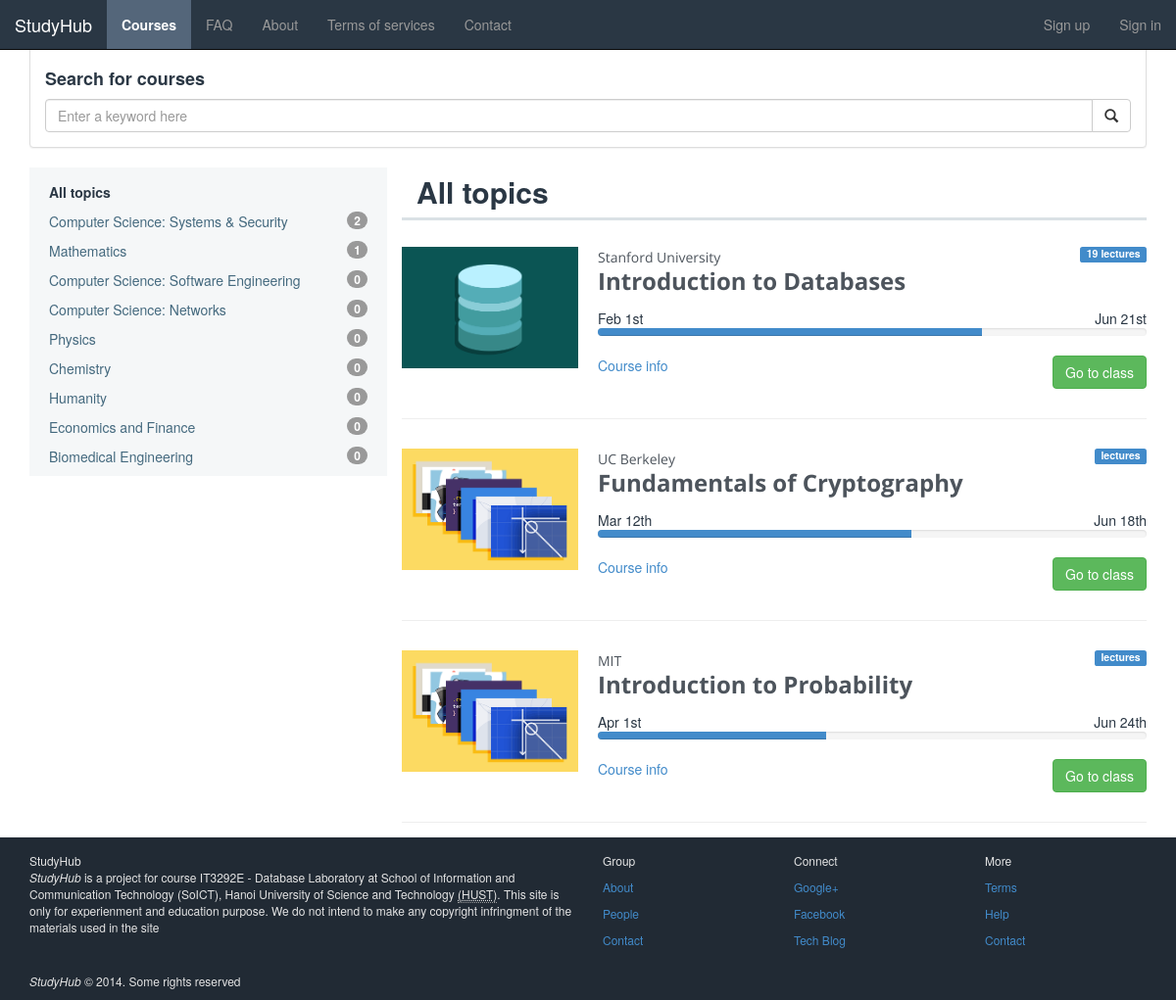
/courses.php, run on the app's committed database.
### tables this page shows
CREATE TABLE IF NOT EXISTS `sm_courses` (
  `cat_id` int(10) NOT NULL,
  `course_id` int(10) NOT NULL AUTO_INCREMENT,
  `course_code` varchar(10) NOT NULL,
  `course_title` varchar(255) NOT NULL,
  `course_alias` varchar(100) NOT NULL COMMENT 'Alias to create a folder for course in PHP',
  `course_type` varchar(10) NOT NULL COMMENT '1 - Self-study; 2 - Period course',
  `course_desc` text COMMENT 'For storing a large number of texts, should use this TEXT',
  `start_date` datetime DEFAULT NULL,
  `length` int(5) DEFAULT NULL COMMENT 'The length of the course in weeks',
  `course_avatar` varchar(500) DEFAULT 'images/courses/css-thumbnail.png',
  `course_cover` varchar(1000) NOT NULL,
  `school` varchar(255) NOT NULL,
  PRIMARY KEY (`course_id`),
  KEY `cat_id` (`cat_id`)
);

### core/init.php (called while the page is built, shortened)
<?php
require 'classes/courses.php';
$courses		= new Courses($db);
 ?>

### core/classes/courses.php (called while the page is built, shortened)
<?php
class Courses {
	private $db;
	public function __construct($database) {
		$this->db = $database;
	}
	public function get_all_course_by_cat()
	{
		$results = array();
		$query = $this->db->prepare("SELECT scat.cat_title AS 'title', COUNT(smc.course_id) AS 'count'
									FROM `sm_courses` AS smc, `sm_course_cat` AS scat
									WHERE smc.cat_id = scat.cat_id
									GROUP BY scat.cat_id, scat.cat_title
									UNION
									SELECT scat.cat_title AS 'title', 0 AS 'count'
									FROM `sm_course_cat` AS scat
									WHERE scat.cat_id NOT IN (SELECT DISTINCT cat_id FROM `sm_courses`) ");
		try {
			$query->execute();
			$results = $query->fetchAll();
		} catch (PDOException $e) {
			die($e->getMessage());
		}
		if (!empty($results)) {
			return $results;
		}
		return false;
	}
	public function get_all_courses()
	{
		$results = array();
		$query = $this->db->prepare("SELECT * FROM `sm_courses`");
		try {
			$query->execute();
			$results = $query->fetchAll();
		} catch (PDOException $e) {
			die($e->getMessage());
		}
		if (!empty($results)) {
			return $results;
		}
		return false;
	}
    public function unit_count($course_id) {
        $query = $this->db->prepare("SELECT COUNT(`unit_id`) FROM `sm_units` WHERE `course_id` = ? GROUP BY `course_id`");
        $query->bindValue(1, $course_id);
        try {
            $query->execute();
            return $query->fetchColumn();
        } catch (PDOException $e) {
            die($e->getMessage());
        }
    }
}
 ?>

### courses.php (the view, shortened to what this page needs)
<?php
    require 'core/init.php';
	require 'navbar.php';
 ?>
<div class="container" style="margin-top: -6px;">
	<div class="panel panel-default">
		<div class="panel-body">
			<h4><strong>Search for courses</strong></h4>
			<form method="post" action="" role="form" id="course-search-form">
				<div class="input-group">
			      <input type="text" class="form-control" name="keyword" placeholder="Enter a keyword here">
			      <span class="input-group-btn">
			        <button class="btn btn-default" type="submit" name="submit"><span class="glyphicon glyphicon-search"></span></button>
			      </span>
			    </div>
			</form>
		</div>
	</div>
	<div class="col-md-4 catagories">
		<div class="nav-container">
			<ul class="nav-sidebarlist">
				<li class="emphasize">All topics</li>
				<?php
				$cats = $courses->get_all_course_by_cat();
				foreach ($cats as $cat) { ?>
					<li><a href="#"><?php echo $cat['title'];?></a><span class="badge pull-right"><?php echo $cat['count']; ?>  </span></li>
				<?php }?>
			</ul>
		</div>
	</div>
	<div class="col-md-8 course-list">
		<div class="col-md-9 course-list-header">
			<div class="list-header">
				<?php
				if (isset($_POST['keyword']) && !empty($_POST['keyword'])) {
					$keyword = $_POST['keyword'];
					if (strlen($keyword) > 16) { ?>
						<h2>Search results for &ldquo;<?php echo substr($keyword, 0, 15) . '...'; ?>&rdquo;</h2>
					<?php } else {?>
					<h2>Search results for &ldquo;<?php echo $keyword; ?>&rdquo;</h2>
				<?php } } else { ?>
					<h2>All topics</h2>
				<?php } ?>
			</div>
		</div>
		<div class="col-md-9 line-separator">
		</div>
		<div class="course-wrapper">
			<?php $v_courses = $courses->get_all_courses();
			foreach ($v_courses as $v_course) { ?>
			<div class="row">
				<div class="col-md-9 entry">
					<div class="entry-wrap">
						<div class="entry-thumbnail">
							<img src="<?php echo $v_course['course_avatar'];?>">
						</div>
						<div class="entry-meta">
							<span class="school-name"><?php echo $v_course['school']; ?></span>
                            <span class="pull-right label label-primary"><?php echo $courses->unit_count($v_course['course_id']);?> lectures</span>
							<h2 class="course-title">
								<a href="courses/<?php echo $v_course['course_alias'] . '/' ;?>" title="Link to <?php echo $v_course['course_title']; ?>">
									<span><?php echo $v_course['course_title']; ?></span>
								</a>
							</h2>
							<div class="course-progress">
								<?php if ($v_course['course_type'] == 1) { ?>
									<span class="self-study">Self-study</span><br>
									<div class="go-to-course">
										<a href="courses/<?php echo $v_course['course_alias'] . '/' ;?>"><span>Course info</span></a>
										<div class="pull-right">
											<a href="courses/<?php echo $v_course['course_alias'] . '/' ;?>" class="btn btn-success">Go to class</a>
										</div>
									</div>
								<?php } else { ?>
									<?php $end_date = date('M jS',strtotime($v_course['start_date'] . ' + ' . $v_course['length']*7 . ' days'));?>
									<span><?php echo date('M jS', strtotime($v_course['start_date'])); ?></span>
									<span class="pull-right"><?php echo $end_date; ?></span>
                                    <?php $tmp = (time() - strtotime($v_course['start_date']));
                                          $week = $tmp / 604800 % 52;
                                          $prog = $week / $v_course['length'] * 100;?>
									<div class="progress" style="height: 8px;">
									  <div class="progress-bar progress-bar-default" role="progressbar" aria-valuenow="<?php echo $prog?>" aria-valuemin="0" aria-valuemax="100" style="width: <?php echo $prog . '%';?>">
									  </div>
									</div>
									<a href="courses/<?php echo $v_course['course_alias'] . '/' ;?>" style="text-decoration: none;"><span>Course info</span></a>
									<div class="pull-right">
										<a href="courses/<?php echo $v_course['course_alias'] . '/' ;?>" class="btn btn-success">Go to class</a>
									</div>
								<?php } ?>
							</div>
						</div>
					</div>
				</div>
			</div>
			<?php } ?>
		</div>
</div>
</div>
<?php
	require_once 'footer.php';
 ?>

### css/prettify.css (style rules this page uses)
html, body { background-color: white; color: #2a3744; -webkit-font-smoothing: antialiased; }
.nav-container { background-color: #F5F7F8; padding-top: 15px; padding-right: 20px; }
.nav-sidebarlist { margin: 0; padding: 0; }
.nav-sidebarlist > li { list-style: none; padding-bottom: 10px; padding-left: 20px; }
.nav-sidebarlist > li a { text-decoration: none !important; color: #44697e !important; }
.emphasize { font-weight: bold; }
.course-list { display: inline; padding-left: 0 !important; padding-right: 0 !important; }
.course-list-header { line-height: 1em; font-family: 'Open Sans' sans-serif; }
.course-list-header h2 { font-weight: bold; margin-top: 8px !important; }
.line-separator { width: 100%; background-color: #DAE1E5; height: 3px; display: inline-block; margin-bottom: 27px; }
.row { padding-top: 15px !important; }
.course-title { height: 42px; margin: 0px; font: bold 18px/1.2em "adelle-sans", "Helvetica Neue", Arial, sans-serif; }
div { display: block; }
.catagories { padding-left: 0 !important; }
.entry-wrap { float: left; padding-bottom: 30px; margin-bottom: 15px; width: 100%; border-bottom: 1px solid #eee; }
.entry { width: 100%; }
.entry-meta { display: block; }
.school-name { margin-bottom: 10px; color: #212A34; opacity: 0.8; font-family: 'Open Sans', sans-serif; font-size: 14px; }
.course-title { padding-top: 3px; }
.course-title a { color: #212A34; opacity: 0.8; text-decoration: none; font-size: 24px; font-family: 'Open Sans', sans-serif; }
.entry-thumbnail { float: left; margin-right: 20px; }
.entry-thumbnail img { display: block; margin: 0 auto; max-width: 180px; }

### css/dashboard.css (style rules this page uses)
body { padding-top: 50px; }

### data on the page
sm_courses: course_avatar (picture), school "Stanford University", course_id "19", course_title "Introduction to Databases", start_date "Feb 1st", end_date "Jun 21st"
sm_courses: course_avatar (picture), school "UC Berkeley", course_title "Fundamentals of Cryptography", start_date "Mar 12th", end_date "Jun 18th"
sm_courses: course_avatar (picture), school "MIT", course_title "Introduction to Probability", start_date "Apr 1st", end_date "Jun 24th"

### other printed values
$cat['title'] "Computer Science: Systems & Security"
$cat['count'] "2"
$cat['title'] "Mathematics"
$cat['count'] "1"
$cat['title'] "Computer Science: Software Engineering"
$cat['count'] "0"
$cat['title'] "Computer Science: Networks"
$cat['title'] "Physics"
$cat['title'] "Chemistry"
$cat['title'] "Humanity"
$cat['title'] "Economics and Finance"
$cat['title'] "Biomedical Engineering"
